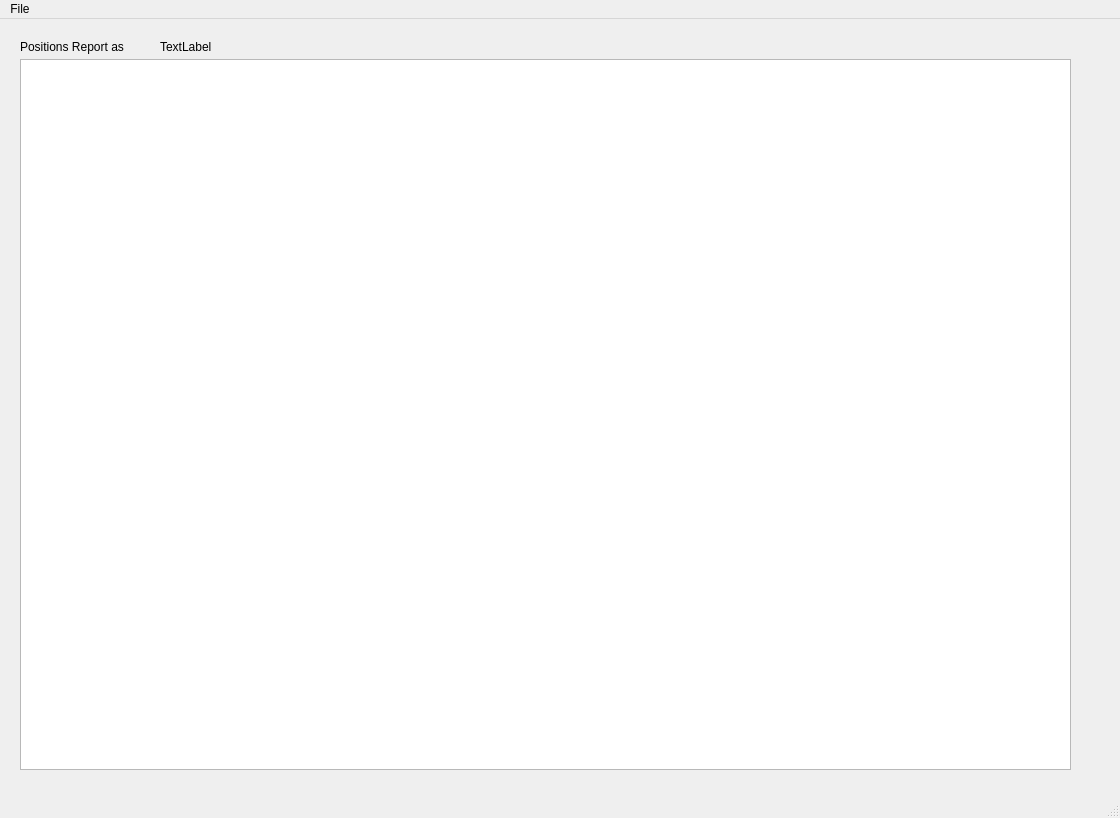
<?xml version="1.0" encoding="UTF-8"?>
<ui version="4.0">
 <class>MainWindow</class>
 <widget class="QMainWindow" name="MainWindow">
  <property name="geometry">
   <rect>
    <x>0</x>
    <y>0</y>
    <width>1120</width>
    <height>818</height>
   </rect>
  </property>
  <property name="windowTitle">
   <string>MainWindow</string>
  </property>
  <widget class="QWidget" name="centralwidget">
   <widget class="QTableView" name="foliosView">
    <property name="geometry">
     <rect>
      <x>20</x>
      <y>40</y>
      <width>1051</width>
      <height>711</height>
     </rect>
    </property>
   </widget>
   <widget class="QLabel" name="posLabel">
    <property name="geometry">
     <rect>
      <x>20</x>
      <y>20</y>
      <width>121</width>
      <height>16</height>
     </rect>
    </property>
    <property name="text">
     <string>Positions Report as</string>
    </property>
   </widget>
   <widget class="QLabel" name="dateLabel">
    <property name="geometry">
     <rect>
      <x>160</x>
      <y>20</y>
      <width>121</width>
      <height>16</height>
     </rect>
    </property>
    <property name="styleSheet">
     <string notr="true">font: italic 12pt &quot;Sans Serif&quot;;</string>
    </property>
    <property name="text">
     <string>TextLabel</string>
    </property>
   </widget>
  </widget>
  <widget class="QMenuBar" name="menubar">
   <property name="geometry">
    <rect>
     <x>0</x>
     <y>0</y>
     <width>1120</width>
     <height>20</height>
    </rect>
   </property>
   <widget class="QMenu" name="menuFile">
    <property name="title">
     <string>File</string>
    </property>
    <addaction name="actionAbout"/>
    <addaction name="separator"/>
    <addaction name="actionExit"/>
   </widget>
   <addaction name="menuFile"/>
  </widget>
  <widget class="QStatusBar" name="statusbar"/>
  <action name="actionAbout">
   <property name="text">
    <string>About</string>
   </property>
  </action>
  <action name="actionExit">
   <property name="text">
    <string>Exit</string>
   </property>
  </action>
 </widget>
 <resources/>
 <connections/>
</ui>
